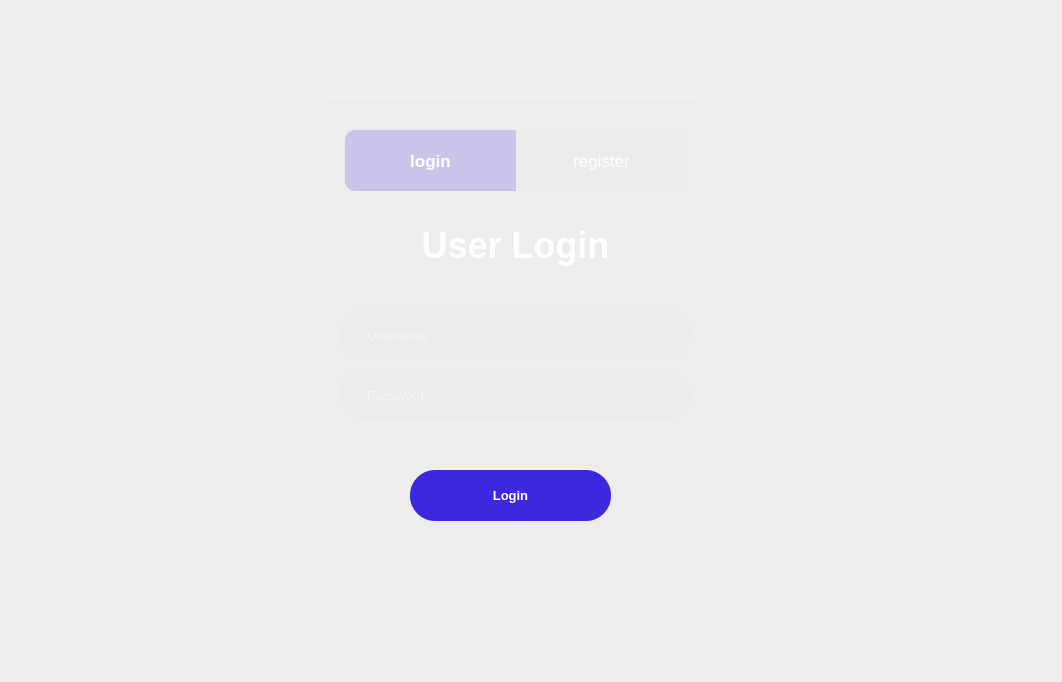
<?xml version="1.0" encoding="UTF-8"?>
<ui version="4.0">
 <class>Form</class>
 <widget class="QWidget" name="Form">
  <property name="geometry">
   <rect>
    <x>0</x>
    <y>0</y>
    <width>1062</width>
    <height>682</height>
   </rect>
  </property>
  <property name="windowTitle">
   <string>Form</string>
  </property>
  <widget class="QLabel" name="label">
   <property name="geometry">
    <rect>
     <x>0</x>
     <y>0</y>
     <width>1071</width>
     <height>691</height>
    </rect>
   </property>
   <property name="autoFillBackground">
    <bool>false</bool>
   </property>
   <property name="styleSheet">
    <string notr="true">border-image: url(:/newPrefix/background.jpg)0 0 0 0 stretch stretch;</string>
   </property>
   <property name="text">
    <string/>
   </property>
   <property name="scaledContents">
    <bool>false</bool>
   </property>
   <property name="alignment">
    <set>Qt::AlignCenter</set>
   </property>
   <property name="wordWrap">
    <bool>false</bool>
   </property>
  </widget>
  <widget class="QFrame" name="frame">
   <property name="geometry">
    <rect>
     <x>320</x>
     <y>100</y>
     <width>391</width>
     <height>471</height>
    </rect>
   </property>
   <property name="styleSheet">
    <string notr="true">background-color:rgba(217, 217, 217, 0.1);
border-radius:15px;


</string>
   </property>
   <property name="frameShape">
    <enum>QFrame::StyledPanel</enum>
   </property>
   <property name="frameShadow">
    <enum>QFrame::Raised</enum>
   </property>
   <widget class="QLabel" name="label_2">
    <property name="geometry">
     <rect>
      <x>20</x>
      <y>110</y>
      <width>351</width>
      <height>71</height>
     </rect>
    </property>
    <property name="font">
     <font>
      <pointsize>27</pointsize>
      <weight>75</weight>
      <bold>true</bold>
     </font>
    </property>
    <property name="styleSheet">
     <string notr="true">background-color:rgba(217, 217, 217,0);
color:white;</string>
    </property>
    <property name="text">
     <string>User Login</string>
    </property>
    <property name="alignment">
     <set>Qt::AlignCenter</set>
    </property>
   </widget>
   <widget class="QLineEdit" name="lineEdit_2">
    <property name="geometry">
     <rect>
      <x>20</x>
      <y>270</y>
      <width>351</width>
      <height>50</height>
     </rect>
    </property>
    <property name="font">
     <font>
      <pointsize>10</pointsize>
     </font>
    </property>
    <property name="styleSheet">
     <string notr="true">border-radius:25px;
padding-left:25px;
color:white;
</string>
    </property>
    <property name="placeholderText">
     <string>Password</string>
    </property>
   </widget>
   <widget class="QPushButton" name="pushButton">
    <property name="geometry">
     <rect>
      <x>90</x>
      <y>370</y>
      <width>201</width>
      <height>51</height>
     </rect>
    </property>
    <property name="font">
     <font>
      <pointsize>10</pointsize>
      <weight>75</weight>
      <bold>true</bold>
     </font>
    </property>
    <property name="cursor">
     <cursorShape>PointingHandCursor</cursorShape>
    </property>
    <property name="styleSheet">
     <string notr="true">background-color:rgb(61, 40, 224);
color:white;
font-weight:bold;
border-radius:25px;</string>
    </property>
    <property name="text">
     <string>Login</string>
    </property>
    <property name="checkable">
     <bool>false</bool>
    </property>
    <property name="checked">
     <bool>false</bool>
    </property>
    <property name="autoDefault">
     <bool>false</bool>
    </property>
    <property name="default">
     <bool>false</bool>
    </property>
    <property name="flat">
     <bool>false</bool>
    </property>
   </widget>
   <widget class="QPushButton" name="pushButton_3">
    <property name="geometry">
     <rect>
      <x>25</x>
      <y>30</y>
      <width>171</width>
      <height>61</height>
     </rect>
    </property>
    <property name="font">
     <font>
      <pointsize>13</pointsize>
      <weight>75</weight>
      <bold>true</bold>
     </font>
    </property>
    <property name="cursor">
     <cursorShape>PointingHandCursor</cursorShape>
    </property>
    <property name="styleSheet">
     <string notr="true">color:white;
background-color:rgba(61, 40, 224, 0.2);
border-top-left-radius:10px;
border-bottom-left-radius:10px;
border-top-right-radius:0px;
border-bottom-right-radius:0px;
</string>
    </property>
    <property name="text">
     <string>login</string>
    </property>
    <property name="checkable">
     <bool>false</bool>
    </property>
    <property name="checked">
     <bool>false</bool>
    </property>
   </widget>
   <widget class="QPushButton" name="pushButton_4">
    <property name="geometry">
     <rect>
      <x>196</x>
      <y>30</y>
      <width>171</width>
      <height>61</height>
     </rect>
    </property>
    <property name="font">
     <font>
      <pointsize>13</pointsize>
      <weight>50</weight>
      <bold>false</bold>
     </font>
    </property>
    <property name="cursor">
     <cursorShape>PointingHandCursor</cursorShape>
    </property>
    <property name="styleSheet">
     <string notr="true">color:white;
background-color:rgba(217, 217, 217, 0.1);
border-top-left-radius:0px;
border-bottom-left-radius:0px;
border-top-right-radius:10px;
border-bottom-right-radius:10px;
</string>
    </property>
    <property name="text">
     <string>register</string>
    </property>
   </widget>
   <widget class="QLineEdit" name="lineEdit_3">
    <property name="geometry">
     <rect>
      <x>20</x>
      <y>210</y>
      <width>351</width>
      <height>50</height>
     </rect>
    </property>
    <property name="font">
     <font>
      <pointsize>10</pointsize>
     </font>
    </property>
    <property name="styleSheet">
     <string notr="true">border-radius:25px;
padding-left:25px;
color:white;
</string>
    </property>
    <property name="text">
     <string/>
    </property>
    <property name="placeholderText">
     <string>Username</string>
    </property>
   </widget>
   <zorder>label_2</zorder>
   <zorder>lineEdit_2</zorder>
   <zorder>pushButton_3</zorder>
   <zorder>pushButton_4</zorder>
   <zorder>pushButton</zorder>
   <zorder>lineEdit_3</zorder>
  </widget>
 </widget>
 <resources>
  <include location="background.qrc"/>
 </resources>
 <connections/>
</ui>
